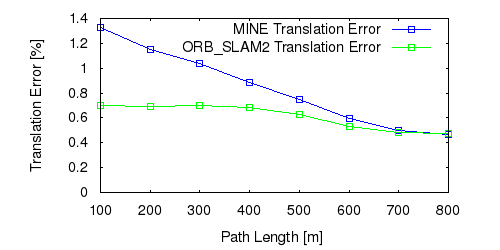

This chart was generated by the following gnuplot code:
set term postscript eps enhanced color
set output "05_tl.eps"
set size ratio 0.5
set yrange [0:*]
set xlabel "Path Length [m]"
set ylabel "Translation Error [%]"
plot "05_tl.txt" using 1:($2*100) title 'MINE Translation Error' lc rgb "#0000FF" pt 4 w linespoints,"05_tl.txt" using 1:($3*100) title 'ORB_SLAM2 Translation Error' lc rgb "#00FF00" pt 4 w linespoints
